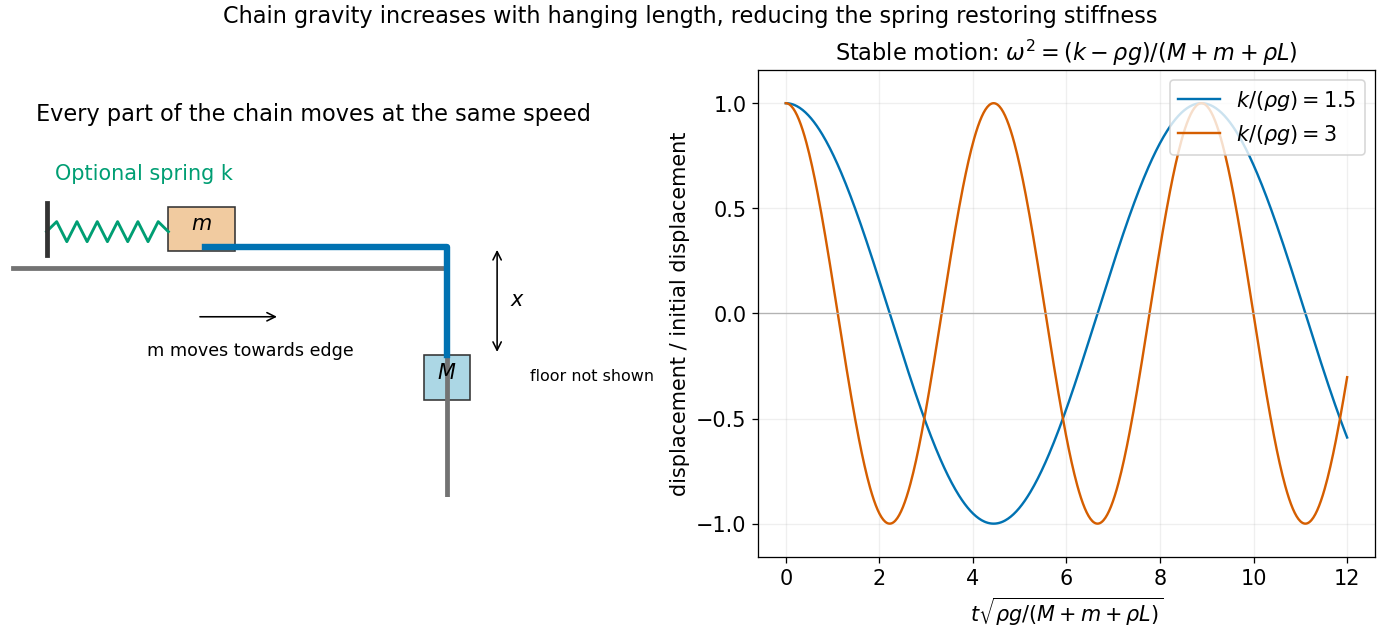

Write the Python code that produced this figure.
from pathlib import Path
import numpy as np
import matplotlib.pyplot as plt
from matplotlib.patches import Circle, Polygon, Rectangle
plt.rcParams.update({'font.size':13,'axes.titlesize':14,'figure.facecolor':'white','axes.facecolor':'white'})
fig,axs=plt.subplots(1,2,figsize=(12,5.5),layout='constrained');ax=axs[0]
ax.plot([-2.6,0,0],[-.13,-.13,-1.5],lw=3,color='.45');ax.plot([-1.45,0,0],[0,0,-.65],color='#0072B2',lw=4)
ax.add_patch(Rectangle((-1.67,-.025),.4,.26,facecolor='#f1cba0',edgecolor='.2'));ax.text(-1.47,.105,r'$m$',ha='center')
ax.add_patch(Rectangle((-.14,-.92),.28,.27,facecolor='#acd7e5',edgecolor='.2'));ax.text(0,-.79,r'$M$',ha='center')
xx=np.linspace(-2.4,-1.67,13);zz=.09+.06*np.where(np.arange(13)%2,1,-1);zz[[0,-1]]=.09;ax.plot(xx,zz,color='#009E73',lw=1.8);ax.plot([-2.4,-2.4],[-.05,.26],c='.2',lw=3)
ax.annotate('',xy=(.3,0),xytext=(.3,-.65),arrowprops={'arrowstyle':'<->'});ax.text(.38,-.35,r'$x$')
ax.annotate('',xy=(-1.0,-.42),xytext=(-1.5,-.42),arrowprops={'arrowstyle':'->'});ax.text(-1.8,-.65,'m moves towards edge',fontsize=11)
ax.text(-2.35,.4,'Optional spring k',color='#009E73');ax.text(.5,-.8,'floor not shown',fontsize=10)
ax.set(xlim=(-2.65,1.05),ylim=(-1.5,.7),aspect='equal');ax.axis('off');ax.set_title('Every part of the chain moves at the same speed')
ax=axs[1];tau=np.linspace(0,12,600)
for ratio,color in [(1.5,'#0072B2'),(3.,'#D55E00')]:ax.plot(tau,np.cos(np.sqrt(ratio-1)*tau),label=rf'$k/(\rho g)={ratio:g}$',color=color)
ax.axhline(0,c='.7',lw=.8);ax.set(xlabel=r'$t\sqrt{\rho g/(M+m+\rho L)}$',ylabel='displacement / initial displacement',ylim=(-1.16,1.16));ax.legend(loc='upper right');ax.grid(alpha=.2);ax.set_title(r'Stable motion: $\omega^2=(k-\rho g)/(M+m+\rho L)$')
fig.suptitle('Chain gravity increases with hanging length, reducing the spring restoring stiffness',fontsize=14)
fig.savefig(Path.cwd()/Path(__file__).with_suffix('.png').name,dpi=115,facecolor='white');plt.close(fig)
